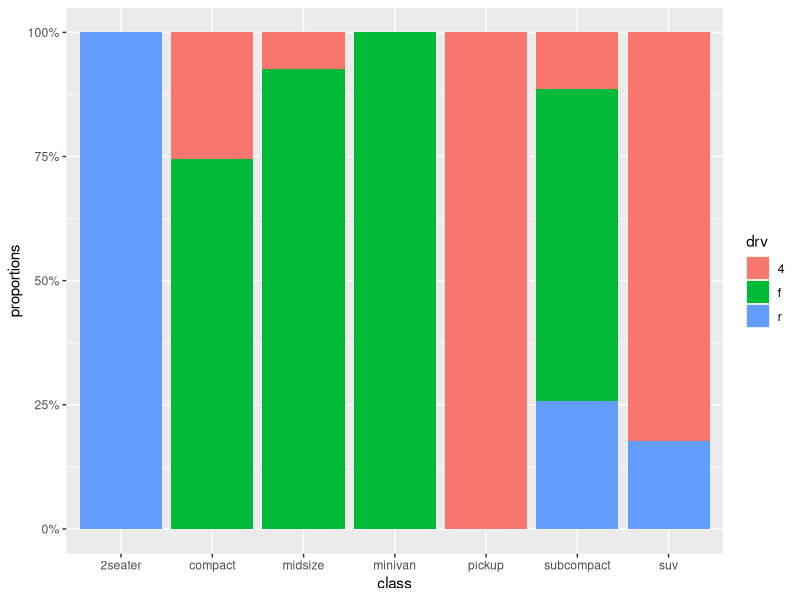

This chart was generated by the following R code:
library(ggplot2)
ggplot(mpg,
       aes(
         x=class,
         fill=drv
        
       )
       )+
  geom_bar(position='fill')+
  labs(y='proportions')+
  scale_y_continuous(labels = scales::percent)